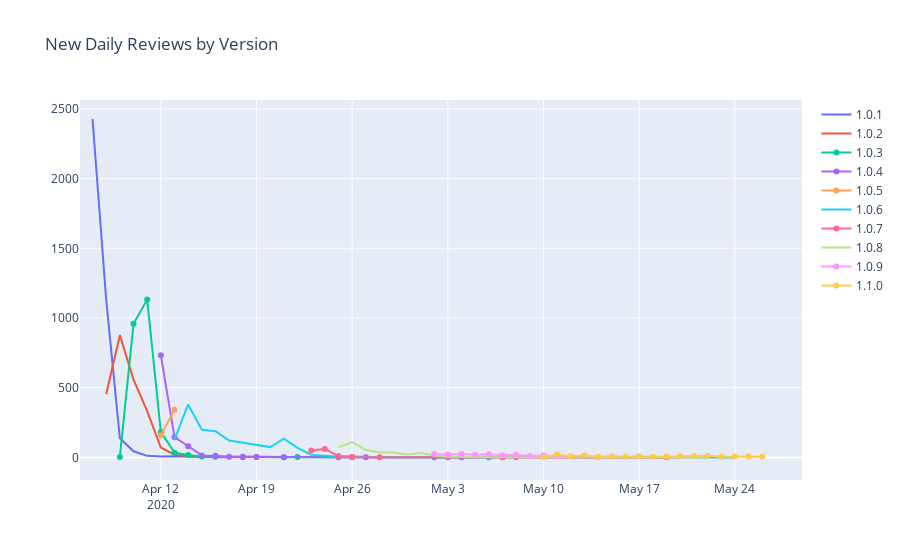

Source (notebook cell):
### Markdown cell above
Versions 1.0.1 and 1.0.5 would need to be excluded if we wanted to split the reviews 50/50 between stores, since they were released for only one of the stores.

### Code cell
import plotly.graph_objects as go
appS_by_day = appS.groupby(appS['date'].dt.date)

# create lines for every version
scatters = []
for v in by_version:
    d = v[1].groupby(v[1]['date'].dt.date)
    scatters.append(go.Scatter(x=d['date'].count().index.values, y=d['date'].count(), name=v[0]))

fig = go.Figure(
    data = scatters,
    layout_title_text="New Daily Reviews by Version"
)
fig.show()

### Figure 1 — Plotly figure (JSON) as saved in the notebook; plotly's stock layout.template omitted (floating-point values rounded to 4 significant figures)
{"data": [{"name": "1.0.1", "type": "scatter", "x": ["2020-04-07", "2020-04-08", "2020-04-09", "2020-04-10", "2020-04-11", "2020-04-12", "2020-04-13", "2020-04-14", "2020-04-15", "2020-04-16", "2020-04-17", "2020-04-18", "2020-04-21", "2020-04-22", "2020-04-23", "2020-04-24", "2020-04-25", "2020-04-26", "2020-04-27", "2020-04-29", "2020-04-30", "2020-05-17", "2020-05-24"], "y": [2428, 1134, 137, 44, 11, 6, 8, 5, 1, 1, 1, 4, 2, 2, 1, 1, 1, 2, 1, 1, 1, 1, 1]}, {"name": "1.0.2", "type": "scatter", "x": ["2020-04-08", "2020-04-09", "2020-04-10", "2020-04-11", "2020-04-12", "2020-04-13", "2020-04-14", "2020-04-15", "2020-04-16", "2020-04-17", "2020-04-20", "2020-04-23", "2020-04-25", "2020-04-26", "2020-04-27", "2020-04-28", "2020-04-29", "2020-05-02", "2020-05-06", "2020-05-10", "2020-05-20"], "y": [453, 877, 558, 332, 71, 18, 10, 3, 2, 1, 2, 2, 1, 2, 1, 1, 1, 1, 1, 1, 1]}, {"name": "1.0.3", "type": "scatter", "x": ["2020-04-09", "2020-04-10", "2020-04-11", "2020-04-12", "2020-04-13", "2020-04-14", "2020-04-15", "2020-04-16", "2020-04-18", "2020-04-19", "2020-04-21", "2020-04-22", "2020-04-26", "2020-05-06"], "y": [3, 958, 1132, 182, 34, 17, 7, 5, 1, 2, 1, 2, 1, 1]}, {"name": "1.0.4", "type": "scatter", "x": ["2020-04-12", "2020-04-13", "2020-04-14", "2020-04-15", "2020-04-16", "2020-04-17", "2020-04-18", "2020-04-19", "2020-04-21", "2020-04-25", "2020-04-27", "2020-05-02", "2020-05-03", "2020-05-04", "2020-05-07"], "y": [733, 145, 80, 14, 12, 5, 4, 3, 1, 1, 1, 1, 1, 1, 1]}, {"name": "1.0.5", "type": "scatter", "x": ["2020-04-12", "2020-04-13"], "y": [159, 341]}, {"name": "1.0.6", "type": "scatter", "x": ["2020-04-13", "2020-04-14", "2020-04-15", "2020-04-16", "2020-04-17", "2020-04-18", "2020-04-19", "2020-04-20", "2020-04-21", "2020-04-22", "2020-04-23", "2020-04-24", "2020-04-25", "2020-04-26", "2020-04-27", "2020-04-28", "2020-04-29", "2020-04-30", "2020-05-06", "2020-05-07", "2020-05-10", "2020-05-11", "2020-05-24"], "y": [127, 380, 198, 188, 121, 107, 90, 74, 135, 68, 19, 14, 4, 9, 2, 1, 2, 1, 1, 2, 2, 1, 1]}, {"name": "1.0.7", "type": "scatter", "x": ["2020-04-23", "2020-04-24", "2020-04-25", "2020-04-26", "2020-04-28", "2020-05-03", "2020-05-07", "2020-05-08", "2020-05-19"], "y": [49, 60, 10, 3, 1, 1, 1, 1, 1]}, {"name": "1.0.8", "type": "scatter", "x": ["2020-04-25", "2020-04-26", "2020-04-27", "2020-04-28", "2020-04-29", "2020-04-30", "2020-05-01", "2020-05-02", "2020-05-03", "2020-05-04", "2020-05-05", "2020-05-06", "2020-05-09", "2020-05-11", "2020-05-12", "2020-05-13", "2020-05-14", "2020-05-19", "2020-05-21", "2020-05-22"], "y": [74, 109, 53, 35, 35, 21, 32, 14, 5, 2, 1, 1, 1, 1, 1, 2, 2, 1, 1, 1]}, {"name": "1.0.9", "type": "scatter", "x": ["2020-05-02", "2020-05-03", "2020-05-04", "2020-05-05", "2020-05-06", "2020-05-07", "2020-05-08", "2020-05-09", "2020-05-10", "2020-05-11", "2020-05-14"], "y": [25, 21, 25, 19, 22, 16, 19, 10, 15, 8, 1]}, {"name": "1.1.0", "type": "scatter", "x": ["2020-05-10", "2020-05-11", "2020-05-12", "2020-05-13", "2020-05-14", "2020-05-15", "2020-05-16", "2020-05-17", "2020-05-18", "2020-05-19", "2020-05-20", "2020-05-21", "2020-05-22", "2020-05-23", "2020-05-24", "2020-05-25", "2020-05-26"], "y": [1, 21, 8, 15, 5, 9, 5, 8, 4, 6, 8, 8, 12, 4, 6, 7, 4]}], "layout": {"title": {"text": "New Daily Reviews by Version"}}}
